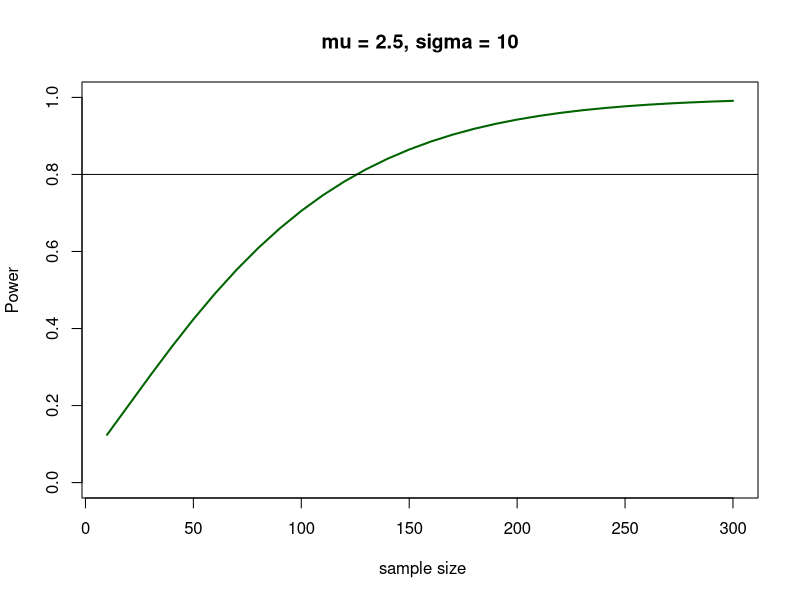
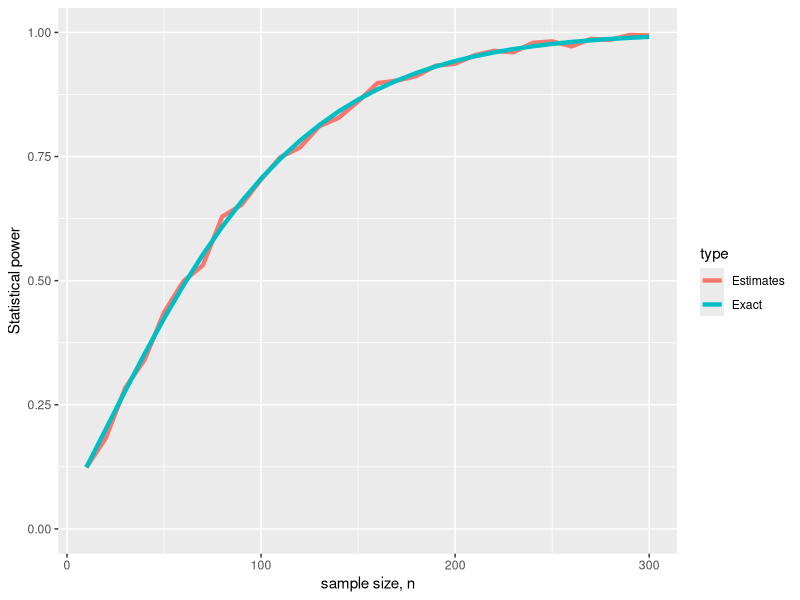

Generate these figures, in order, with R:
## ---- chunk 1
knitr::opts_chunk$set(echo = TRUE)
## ---- chunk 2
library(tidyverse)
pow <- function(n.val,mu,sigma){
  1-pnorm(1.96-mu/(sigma/sqrt(n.val)))+pnorm(-1.96-mu/(sigma/sqrt(n.val)))
}

n.val1 <- seq(10,300,10) # possible values for n
mu1 <- 2.5; sigma1=10

plot(n.val1,pow(n.val1,mu1,sigma1),pch=16,col='darkgreen',
     ty='l', lwd=2,
     xlab =' sample size', ylab='Power',ylim=c(0,1),
     main = "mu = 2.5, sigma = 10")

abline(h=.8)

n.val1[which(pow(n.val1,mu1,sigma1)>.8)[1]]
## ---- chunk 3
pow.est <- function(n.val,mu,sigma,alpha){
  result = 0
for(j in 1:length(n.val)){
  # 1000 samples of size n.val[j]
  x <- array(rnorm(n.val[j]*1000,mu,sigma),dim=c(n.val[j],1000))
  # means
  x.bar <- apply(x,2,mean)
  
  # performing the test
  p.val <- (1-pnorm(abs(x.bar)/(sigma/sqrt(n.val[j]))))*2
  is.rejected <- (p.val < alpha)
  
  # evaluating the power
  result[j] <- mean(is.rejected)
}
  return(result)
}

dp <- data.frame(n=rep(n.val1,2),
                 power = c(pow(n.val1,mu1,sigma1),
                           pow.est(n.val1,mu1,sigma1,0.05)),
                 type = rep(c("Exact","Estimates"),each = length(n.val1)))

dp %>%
  ggplot(aes(x=n, y= power, group = type))+
  geom_line(aes(col = type),linewidth = 1.5)+
  xlab("sample size, n")+
  ylab("Statistical power")+
  ylim(c(0,1))
